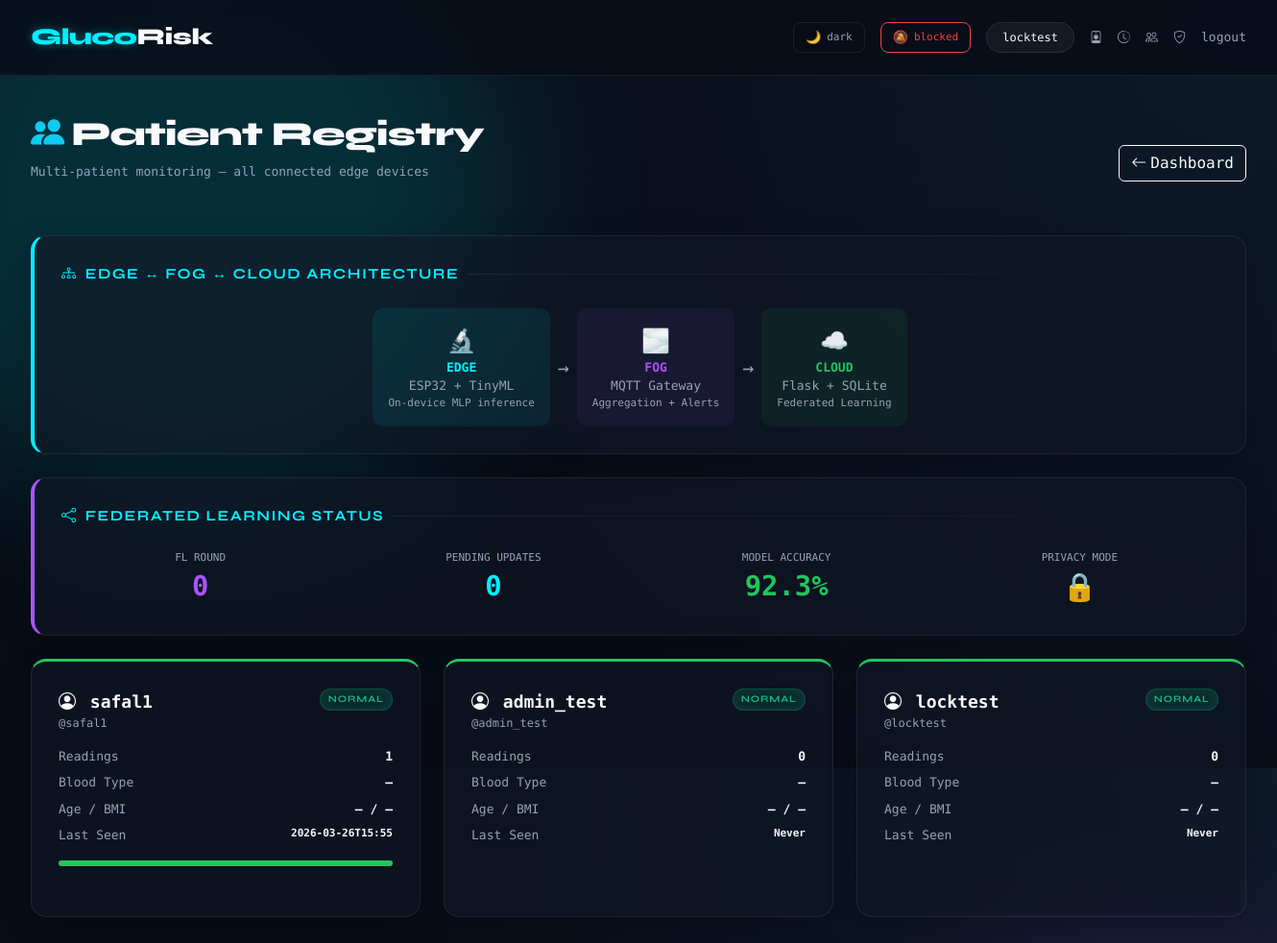
/patients (signed in), run on the app's committed database.
### tables this page shows
CREATE TABLE users (
        id INTEGER PRIMARY KEY,
        username TEXT UNIQUE NOT NULL,
        password TEXT NOT NULL,
        role TEXT DEFAULT 'patient',
        failed_attempts INTEGER DEFAULT 0,
        locked_until TEXT DEFAULT NULL
    );

### web_app.py (the view)
@app.route("/patients")
@login_required
def patients_view():
    conn = get_db()
    c = conn.cursor()
    c.execute("""
        SELECT u.id, u.username,
               COUNT(e.id) as reading_count,
               MAX(e.timestamp) as last_reading,
               p.display_name, p.blood_type, p.age, p.bmi
        FROM users u
        LEFT JOIN entries e ON u.id = e.user_id
        LEFT JOIN profiles p ON u.id = p.user_id
        GROUP BY u.id
        ORDER BY last_reading DESC
    """)
    patients = c.fetchall()
    c.execute("""
        SELECT user_id, risk, COUNT(*) as cnt
        FROM entries
        GROUP BY user_id, risk
    """)
    risk_data = c.fetchall()
    risk_by_patient = {}
    for r in risk_data:
        uid = r["user_id"]
        if uid not in risk_by_patient:
            risk_by_patient[uid] = {}
        risk_by_patient[uid][r["risk"]] = r["cnt"]
    return render_template("patients.html",
                          patients=patients,
                          risk_by_patient=risk_by_patient)

### web_app.py (called while the page is built)
def get_db():
    if 'db' not in g:
        g.db = sqlite3.connect(DB_PATH)
        g.db.row_factory = sqlite3.Row
    return g.db

def login_required(f):
    @wraps(f)
    def decorated(*args, **kwargs):
        if "user_id" not in session:
            return redirect(url_for("login"))
        return f(*args, **kwargs)
    return decorated

### templates/patients.html (shortened to what this page needs)
{% extends "base.html" %}
{% block content %}
<div class="d-flex justify-content-between align-items-center mb-4 fade-in flex-wrap gap-3">
  <div>
    <h1 class="page-title"><i class="bi bi-people-fill text-info me-2"></i>Patient Registry</h1>
    <div class="page-sub">Multi-patient monitoring — all connected edge devices</div>
  </div>
  <div class="d-flex gap-2">
    <a href="{{ url_for('dashboard') }}" class="btn btn-outline-light"><i class="bi bi-arrow-left me-1"></i>Dashboard</a>
  </div>
</div>
<div class="card-dark fade-in mb-4" style="animation-delay: 0.05s; border-left: 4px solid var(--accent);">
  <div class="card-title"><i class="bi bi-diagram-3"></i> Edge ↔ Fog ↔ Cloud Architecture</div>
  <div class="d-flex justify-content-center gap-2 flex-wrap" style="font-size: 13px;">
    <div class="text-center p-3" style="background: rgba(0,240,255,0.08); border-radius: 10px; min-width: 140px;">
      <div style="font-size: 24px;">🔬</div>
      <div style="font-weight: 700; color: var(--accent);">EDGE</div>
      <div style="color: var(--muted);">ESP32 + TinyML</div>
      <div style="color: var(--muted); font-size: 11px;">On-device MLP inference</div>
    </div>
    <div class="d-flex align-items-center" style="color: var(--muted); font-size: 20px;">→</div>
    <div class="text-center p-3" style="background: rgba(168,85,247,0.08); border-radius: 10px; min-width: 140px;">
      <div style="font-size: 24px;">🌫️</div>
      <div style="font-weight: 700; color: #a855f7;">FOG</div>
      <div style="color: var(--muted);">MQTT Gateway</div>
      <div style="color: var(--muted); font-size: 11px;">Aggregation + Alerts</div>
    </div>
    <div class="d-flex align-items-center" style="color: var(--muted); font-size: 20px;">→</div>
    <div class="text-center p-3" style="background: rgba(34,197,94,0.08); border-radius: 10px; min-width: 140px;">
      <div style="font-size: 24px;">☁️</div>
      <div style="font-weight: 700; color: #22c55e;">CLOUD</div>
      <div style="color: var(--muted);">Flask + SQLite</div>
      <div style="color: var(--muted); font-size: 11px;">Federated Learning</div>
    </div>
  </div>
</div>
<div class="card-dark fade-in mb-4" style="animation-delay: 0.1s; border-left: 4px solid #a855f7;">
  <div class="card-title"><i class="bi bi-share"></i> Federated Learning Status</div>
  <div class="row g-3" id="fed-stats">
    <div class="col-md-3 text-center">
      <div style="color: var(--muted); font-size: 11px; text-transform: uppercase;">FL Round</div>
      <div id="fed-round" style="font-size: 1.8rem; font-weight: 800; color: #a855f7;">—</div>
    </div>
    <div class="col-md-3 text-center">
      <div style="color: var(--muted); font-size: 11px; text-transform: uppercase;">Pending Updates</div>
      <div id="fed-pending" style="font-size: 1.8rem; font-weight: 800; color: #00f0ff;">—</div>
    </div>
    <div class="col-md-3 text-center">
      <div style="color: var(--muted); font-size: 11px; text-transform: uppercase;">Model Accuracy</div>
      <div id="fed-accuracy" style="font-size: 1.8rem; font-weight: 800; color: #22c55e;">—</div>
    </div>
    <div class="col-md-3 text-center">
      <div style="color: var(--muted); font-size: 11px; text-transform: uppercase;">Privacy Mode</div>
      <div style="font-size: 1.8rem; font-weight: 800; color: #22c55e;">🔒</div>
    </div>
  </div>
</div>
<div class="row g-4 fade-in" style="animation-delay: 0.15s;">
  {% for p in patients %}
  <div class="col-md-6 col-lg-4">
    <div class="card-dark h-100" style="border-top: 3px solid {{ '#ef4444' if risk_by_patient.get(p.id, {}).get('HIGH_RISK', 0) > 0 else '#22c55e' }};">
      <div class="d-flex justify-content-between align-items-start mb-3">
        <div>
          <div style="font-weight: 800; font-size: 18px;">
            <i class="bi bi-person-circle me-1"></i>
            {{ p.display_name or p.username }}
          </div>
          <div style="color: var(--muted); font-size: 12px;">@{{ p.username }}</div>
        </div>
        <span class="risk-badge risk-{{ 'HIGH_RISK' if risk_by_patient.get(p.id, {}).get('HIGH_RISK', 0) > 0 else 'NORMAL' }}" style="font-size: 10px; padding: 3px 8px;">
          {{ 'HIGH_RISK' if risk_by_patient.get(p.id, {}).get('HIGH_RISK', 0) > 0 else 'NORMAL' }}
        </span>
      </div>
      <div class="d-flex flex-column gap-2" style="font-size: 13px;">
        <div class="d-flex justify-content-between">
          <span style="color: var(--muted);">Readings</span>
          <strong>{{ p.reading_count or 0 }}</strong>
        </div>
        <div class="d-flex justify-content-between">
          <span style="color: var(--muted);">Blood Type</span>
          <strong>{{ p.blood_type or '—' }}</strong>
        </div>
        <div class="d-flex justify-content-between">
          <span style="color: var(--muted);">Age / BMI</span>
          <strong>{{ "%.0f"|format(p.age) if p.age else '—' }} / {{ "%.1f"|format(p.bmi) if p.bmi else '—' }}</strong>
        </div>
        <div class="d-flex justify-content-between">
          <span style="color: var(--muted);">Last Seen</span>
          <strong style="font-size: 11px;">{{ p.last_reading[:16] if p.last_reading else 'Never' }}</strong>
        </div>
      </div>
      {% set risks = risk_by_patient.get(p.id, {}) %}
      {% set total = risks.values()|sum if risks else 1 %}
      {% if total > 0 %}
      <div class="mt-3" style="height: 6px; border-radius: 3px; overflow: hidden; display: flex;">
        <div style="width: {{ (risks.get('NORMAL', 0) / total * 100)|int }}%; background: #22c55e;"></div>
      </div>
      {% endif %}
    </div>
  </div>
  {% endfor %}
</div>
{% endblock %}

### templates/base.html (shortened to what this page needs)
<!DOCTYPE html>
<html lang="en">
<head>
  <link href="https://cdn.jsdelivr.net/npm/bootstrap@5.3.2/dist/css/bootstrap.min.css" rel="stylesheet">
  <link href="https://cdn.jsdelivr.net/npm/bootstrap-icons@1.11.3/font/bootstrap-icons.min.css" rel="stylesheet">
</head>
<body>
{% if session.get('user_id') %}
<nav class="navbar">
  <div class="d-flex align-items-center gap-4 w-100">
    <a class="navbar-brand" href="{{ url_for('dashboard') }}">Gluco<span>Risk</span></a>
    <div class="ms-auto d-flex align-items-center gap-3">
      <button id="theme-toggle" onclick="toggleTheme()" title="Toggle dark/light mode"
        style="background:none;border:1px solid var(--border);border-radius:8px;
               padding:5px 12px;cursor:pointer;font-size:13px;color:var(--muted);
               display:flex;align-items:center;gap:6px;transition:all 0.2s">
        <span id="theme-icon">🌙</span>
        <span style="font-family:'DM Mono',monospace;font-size:11px" id="theme-label">dark</span>
      </button>
      <button id="notif-btn" onclick="requestNotifPermission()" title="Enable mobile notifications"
        style="background:none;border:1px solid var(--border);border-radius:8px;
               padding:5px 12px;cursor:pointer;font-size:13px;color:var(--muted);
               display:flex;align-items:center;gap:6px;transition:all 0.2s">
        <span id="notif-icon">🔔</span>
        <span id="notif-label" style="font-family:'DM Mono',monospace;font-size:11px">notify</span>
      </button>
      <span class="nav-user">{{ session.get('username') }}</span>
      <a href="{{ url_for('profile') }}" class="nav-link" title="Patient Profile"><i class="bi bi-person-badge"></i></a>
      <a href="{{ url_for('history_page') }}" class="nav-link" title="History"><i class="bi bi-clock-history"></i></a>
      <a href="{{ url_for('patients_view') }}" class="nav-link" title="Patients"><i class="bi bi-people"></i></a>
      <a href="{{ url_for('consent_page') }}" class="nav-link" title="Consent"><i class="bi bi-shield-check"></i></a>
      <a href="{{ url_for('logout') }}" class="nav-link">logout</a>
    </div>
  </div>
</nav>
{% endif %}
<div class="{% if session.get('user_id') %}main-container{% endif %} fade-in">
  {% block content %}{% endblock %}
</div>
</body>
</html>

### templates/base.html (style rules this page uses)
:root { --bg: #080c16; --bg-gradient: radial-gradient(circle at top right, #0d1b2a, #080c16 60%); --surface: rgba(17, 24, 39, 0.6); --surface2: rgba(26, 34, 53, 0.8); --border: rgba(255, 255, 255, 0.08); --accent: #00f0ff; --accent-glow: rgba(0, 240, 255, 0.4); --accent2: #7b2cbf; --text: #f8fafc; --muted: #94a3b8; --normal: #10b981; --low: #f59e0b; --moderate: #f97316; --high: #ef4444; --glass-blur: blur(12px); }
* { box-sizing: border-box; margin: 0; padding: 0; }
body { background: var(--bg); background-image: var(--bg-gradient); color: var(--text); font-family: 'DM Mono', monospace; font-size: 14px; min-height: 100vh; overflow-x: hidden; }
body::before, body::after { content: ''; position: absolute; border-radius: 50%; filter: blur(80px); z-index: -1; opacity: 0.15; }
body::before { top: -10%; left: -10%; width: 50vw; height: 50vw; background: var(--accent); }
body::after { bottom: -10%; right: -10%; width: 40vw; height: 40vw; background: var(--accent2); }
.navbar { background: rgba(8, 12, 22, 0.8) !important; backdrop-filter: var(--glass-blur); -webkit-backdrop-filter: var(--glass-blur); border-bottom: 1px solid var(--border); padding: 16px 32px; position: sticky; top: 0; z-index: 100; }
.navbar-brand { font-family: 'Syne', sans-serif; font-weight: 800; font-size: 1.5rem; color: var(--accent) !important; letter-spacing: -0.5px; text-shadow: 0 0 10px var(--accent-glow); }
.navbar-brand span { color: var(--text); text-shadow: none; }
.nav-link { color: var(--muted) !important; font-size: 13px; font-weight: 500; transition: color 0.3s; }
.nav-user { color: var(--text); background: rgba(255, 255, 255, 0.05); border: 1px solid var(--border); font-size: 12px; padding: 6px 16px; border-radius: 20px; }
.main-container { padding: 40px 32px; max-width: 1400px; margin: 0 auto; }
.page-title { font-family: 'Syne', sans-serif; font-weight: 800; font-size: 2.2rem; color: var(--text); margin-bottom: 8px; letter-spacing: -1px; }
.page-sub { color: var(--muted); font-size: 13px; margin-bottom: 32px; }
.card-dark { background: var(--surface); backdrop-filter: var(--glass-blur); -webkit-backdrop-filter: var(--glass-blur); border: 1px solid var(--border); border-radius: 16px; padding: 28px; margin-bottom: 24px; box-shadow: 0 8px 32px rgba(0, 0, 0, 0.2); }
.card-title { font-family: 'Syne', sans-serif; font-weight: 700; font-size: 0.95rem; text-transform: uppercase; letter-spacing: 1.5px; color: var(--accent); margin-bottom: 24px; display: flex; align-items: center; gap: 8px; }
.card-title::after { content: ''; flex: 1; height: 1px; background: linear-gradient(90deg, var(--border), transparent); }
.risk-badge { display: inline-flex; align-items: center; justify-content: center; padding: 6px 14px; border-radius: 30px; font-size: 11px; font-weight: 700; letter-spacing: 1px; font-family: 'Syne', sans-serif; border: 1px solid; box-shadow: 0 0 15px inset; }
.risk-NORMAL { background: rgba(16,185,129,0.1); border-color: rgba(16,185,129,0.3); color: var(--normal); box-shadow: 0 0 15px rgba(16,185,129,0.2) inset; }
.fade-in { animation: fadeIn 0.6s cubic-bezier(0.22, 1, 0.36, 1); }

### data on the page
users: get "locktest", username "locktest", id "NORMAL", reading_count "0", blood_type "—", age "—", bmi "—", last_reading "Never"
users: username "safal1", id "NORMAL", reading_count "1", blood_type "—", age "—", bmi "—", last_reading "2026-03-26T15:55", {{ (risks.get('NORMAL', 0) / total * 100)|int }} 100 (drawn)
users: username "admin_test", id "NORMAL", failed_attempts "0", blood_type "—", age "—", bmi "—", last_reading "Never"
